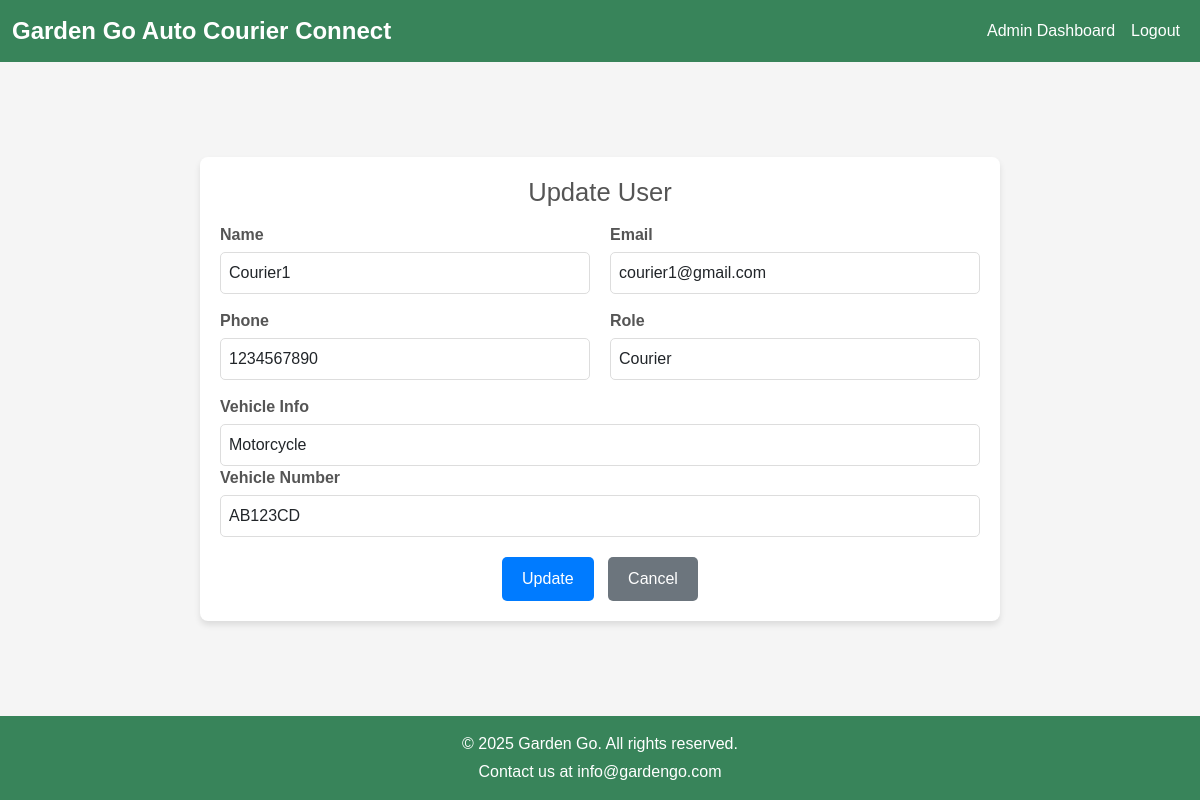
The page /admin/users/update/2 (signed in) on the database as committed earlier.
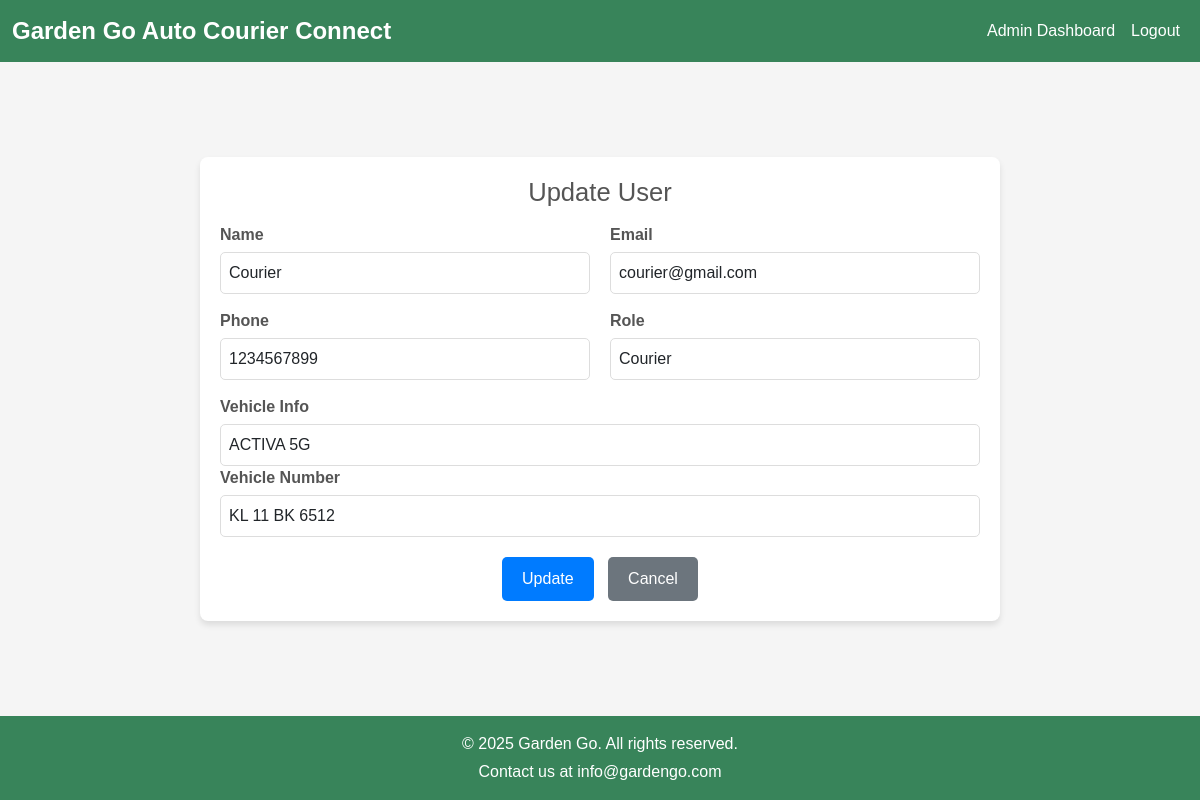
The same page on the database as committed later.
### models.py (models this page shows, shortened)
class User(db.Model, UserMixin):
    __tablename__ = 'users'
    user_id = db.Column(db.Integer, primary_key=True)
    name = db.Column(db.String(150), nullable=False)
    email = db.Column(db.String(150), unique=True, nullable=False)
    password_hash = db.Column(db.String(256), nullable=False)
    role = db.Column(db.String(50), nullable=False)
    created_at = db.Column(db.DateTime, default=datetime.utcnow)
    profile_updated_at = db.Column(db.DateTime)
    last_login = db.Column(db.DateTime)
    address = db.Column(db.String(300))
    phone_number = db.Column(db.String(15))
    pincode = db.Column(db.String(10))
    region = db.Column(db.String(50))
    country = db.Column(db.String(50), default="India")
    vehicle_info = db.Column(db.String(150))
    vehicle_number = db.Column(db.String(50))
    orders = db.relationship('Order', foreign_keys='Order.user_id', back_populates='user')  # Updated
    assigned_orders = db.relationship('Order', foreign_keys='Order.assigned_to', back_populates='assigned_user')  # New relationship
    carts = db.relationship('Cart', back_populates='user')
    password_resets = db.relationship('PasswordReset', back_populates='user')
    subscriptions = db.relationship('Subscription', back_populates='user')

### admin.py (the view, shortened to what this page needs)
@admin_bp.route('/users/update/<int:user_id>', methods=['GET', 'POST'])
@login_required
def update_user(user_id):
    user = User.query.get_or_404(user_id)
    form = AdminProfileUpdateForm(obj=user)
    return render_template('admin/user_form.html', form=form, action="Update")

### forms.py
class AdminProfileUpdateForm(FlaskForm):
    name = StringField('Name', validators=[DataRequired(), Length(min=2, max=150)])
    email = StringField('Email', validators=[DataRequired(), Email()])
    phone_number = StringField('Phone', validators=[DataRequired(), Length(min=10, max=15)])
    role = SelectField(
        'Role',
        choices=[
            ('Customer', 'Customer'),
            ('Courier', 'Courier'),
            ('Admin', 'Admin')
        ],
        validators=[DataRequired()]
    )
    country = StringField('Country', validators=[Optional(), Length(max=100)])
    region = SelectField(
        'Region',
        choices=[
            ('East', 'East'),
            ('West', 'West'),
            ('North', 'North'),
            ('South', 'South')
        ],
        validators=[Optional()]
    )
    address = TextAreaField('Address', validators=[Length(max=250)])
    pincode = StringField('Pincode', validators=[Optional(), Length(min=6, max=10)])
    vehicle_info = StringField('Vehicle Info', validators=[Length(max=250)])
    vehicle_number = StringField('Vehicle Number', validators=[Length(max=50)])
    submit = SubmitField('Update Admin Profile')

### templates/admin/user_form.html (shortened to what this page needs)
{% extends "base.html" %}
{% block css %}
<link
  rel="stylesheet"
  href="{{ url_for('static', filename='css/admin/user_form.css') }}"
/>
{% endblock %}
{% block content %}
<div class="user-form-container">
<div class="form-container">
    <h1 class="form-title">{{ action }} User</h1>
    <form method="POST" id="userForm" class="user-form">
        <div class="form-row">
            <div class="form-group">
                {{ form.name.label }}
                {{ form.name(class="form-control") }}
            </div>
            <div class="form-group">
                {{ form.email.label }}
                {{ form.email(class="form-control") }}
            </div>
        </div>
        {% if action != 'Create' %}
        <div class="form-row">
            <div class="form-group">
                {{ form.phone_number.label }}
                {{ form.phone_number(class="form-control") }}
            </div>
            <div class="form-group">
                {{ form.role.label }}
                {{ form.role(class="form-control") }}
            </div>
        </div>
        <div class="form-row courier-fields">
            <div class="form-group">
                {{ form.vehicle_info.label }}
                {{ form.vehicle_info(class="form-control") }}
            </div>
            <div class="form-group">
                {{ form.vehicle_number.label }}
                {{ form.vehicle_number(class="form-control") }}
            </div>
        </div>
        {% endif %}
        <div class="form-actions">
            <button type="submit" class="btn btn-primary">{{ action }}</button>
            <a href="{{ url_for('admin.list_users') }}" class="btn btn-secondary">Cancel</a>
        </div>
    </form>
</div>
</div>
{% endblock %}

Rows that differ between the two databases and show on the page:
changed User "Courier": name "Courier1" → "Courier"; email "courier1@gmail.com" → "courier@gmail.com"; phone_number "1234567890" → "1234567899"; vehicle_info "Motorcycle" → "ACTIVA 5G"; vehicle_number "AB123CD" → "KL 11 BK 6512"
